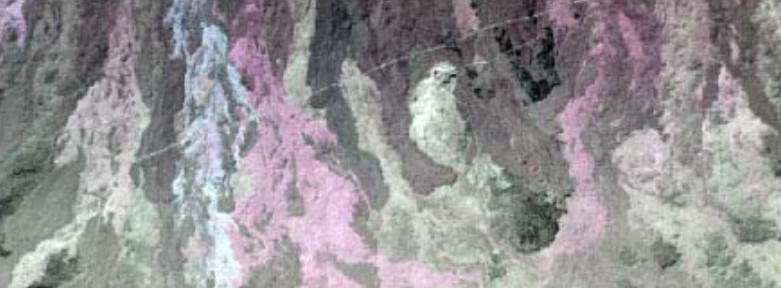
%> input picture RDV/TP2/monaloa.jpg, 781 x 288 px
$ octave --eval "exercice345;"   (GNU Octave 9; MATLAB toolbox functions it lacks are replaced by stand-ins)
%> lines starting %> are read from the running program, lines starting %| are printed output that depends on the picture
function exercice345()
    sRGB = imread("monaloa.jpg");
%> sRGB is the input picture: size 288x781x3 uint8; mean R, G, B 148.3, 145.7, 147.8
    subplot(1,3,1),
    imshow(sRGB);
    subplot(1,3,2),
    [H,S,I] = getHSI(sRGB);
    I = tonecurve(I);
    HSI = cat(3, H, S, I);
    imshow(HSI2uRGB(HSI));
    subplot(1,3,3),
    [H,S,I] = getHSI(sRGB);
    S = normalise(S);
    S = tonecurve(S);
    I = normalise(I);
    I = tonecurve(I);
    HSI = cat(3, H, S, I);
    imshow(HSI2uRGB(HSI));
end

function y = tonecurve(x)
    y = logsig(5*(2*x-1));
end

function Y = normalise(X)
    Y = X-min(X,[], "all");
    Y = Y/max(Y, [], "all");
end

function [H,S,I] = getHSI(sRGB)
    uRGB = double(sRGB)/255;
    uR = uRGB(:, :, 1);
    uG = uRGB(:, :, 2);
    uB = uRGB(:, :, 3);
    x = uR - 0.5*(uG + uB);
    y = (sqrt(3)/2)*(uG-uB);
    H = atan2(y,x);
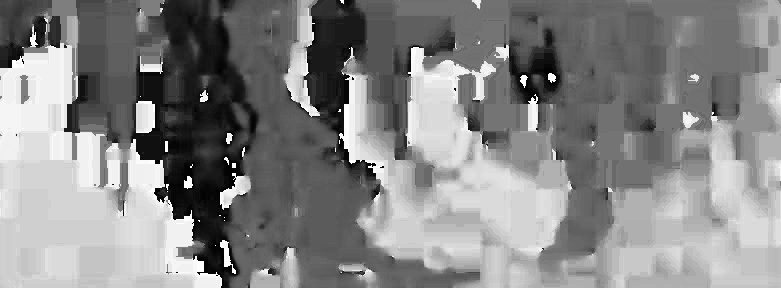
%> H: size 288x781 double; min -3.11, max 3.14, mean 0.187; drawn with min black and max white
    S = sqrt(x.^2+y.^2);
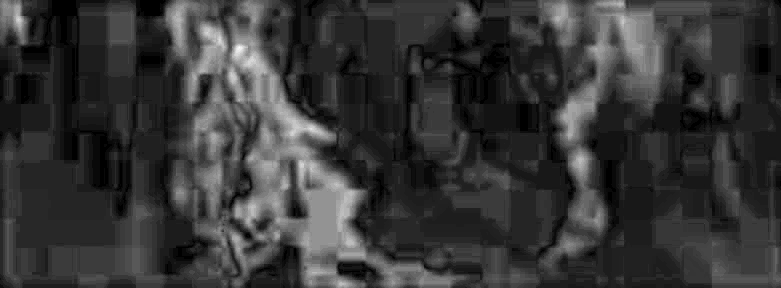
%> S: size 288x781 double; min 0, max 0.186, mean 0.0401; drawn with min black and max white
    I = (uR + uG + uB)/3;
end

function uRGB = HSI2uRGB(HSI)
    H = HSI(:, :, 1);
    S = HSI(:, :, 2);
    I = HSI(:, :, 3);
    x = S.*cos(H);
    y = S.*sin(H);
    uR = I + 2/3*x;
    uG = I - 1/3*x + 1/sqrt(3)*y;
    uB = I - 1/3*x - 1/sqrt(3)*y;
    uRGB = cat(3, uR, uG, uB);
end
%> in exercice345, `HSI = cat(3, H, S, I);`:
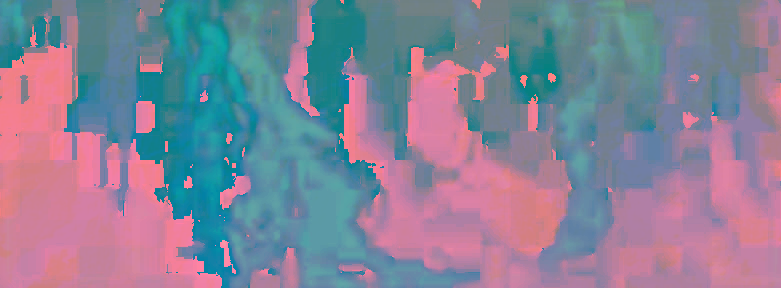
%> HSI: size 288x781x3 double; mean R, G, B 0.187, 0.117, 0.628; drawn with min black and max white
%> in HSI2uRGB (call 2), `x = S.*cos(H);`:
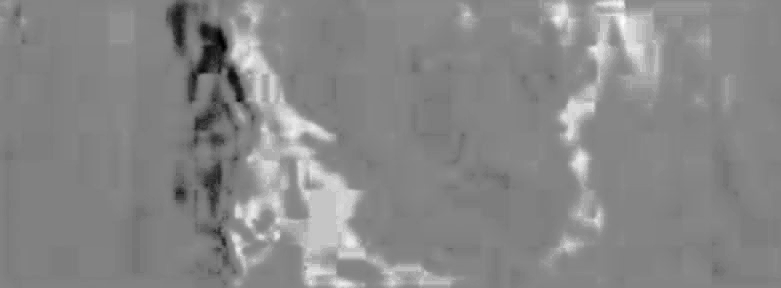
%> x: size 288x781 double; min -0.891, max 0.837, mean 0.0319; drawn with min black and max white
%> in HSI2uRGB (call 2), `y = S.*sin(H);`:
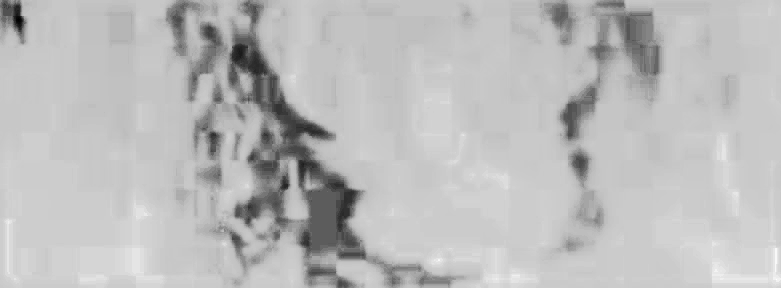
%> y: size 288x781 double; min -0.967, max 0.272, mean -0.0531; drawn with min black and max white
%> in HSI2uRGB (call 2), `uB = I - 1/3*x - 1/sqrt(3)*y;`:
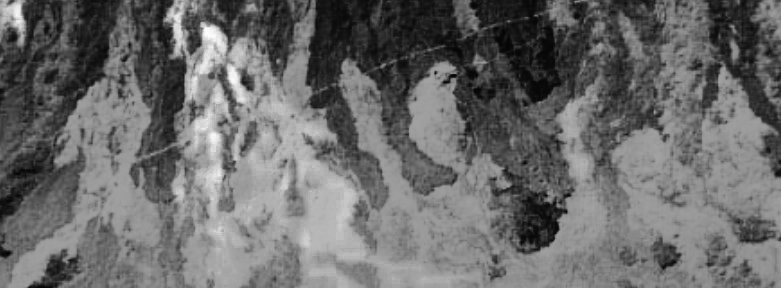
%> uB: size 288x781 double; min -0.0264, max 1.58, mean 0.648; drawn with min black and max white
%> in exercice345, `imshow(HSI2uRGB(HSI));`:
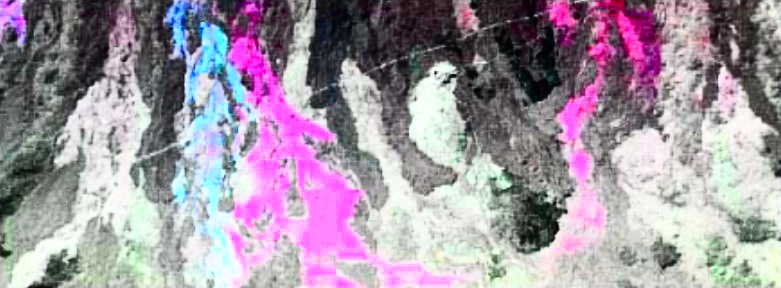
%> displayed picture: size 288x781x3, on the screen's scale of 0 to 255; mean R, G, B 161.7, 149.6, 162.5

$ run again, with RDV/TP2/shadows.jpg copied over RDV/TP2/monaloa.jpg
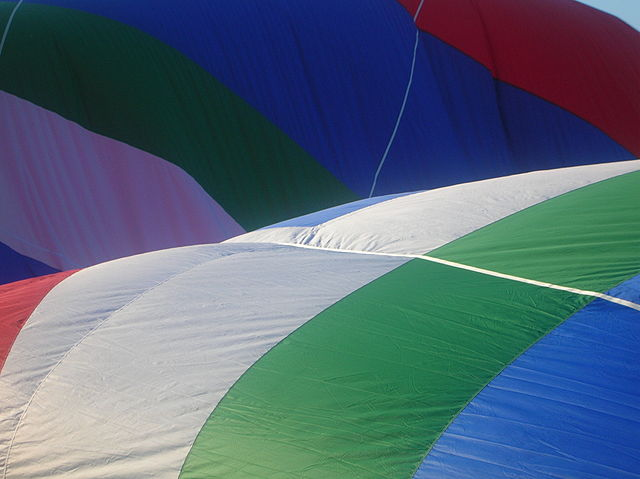
%> input picture RDV/TP2/shadows.jpg, 640 x 479 px
%> in exercice345, sRGB is the input picture: size 479x640x3 uint8; mean R, G, B 84, 102.4, 119.2
%> in HSI2uRGB (call 2), `uRGB = cat(3, uR, uG, uB);`:
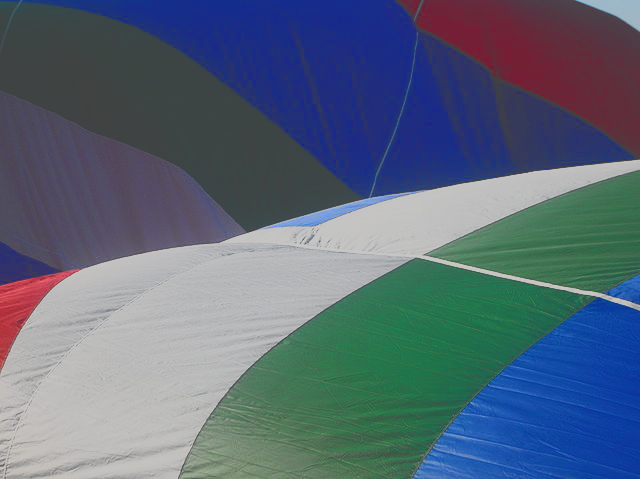
%> uRGB: size 479x640x3 double; mean R, G, B 0.178, 0.291, 0.423; drawn with min black and max white
%> in exercice345, `imshow(HSI2uRGB(HSI));`:
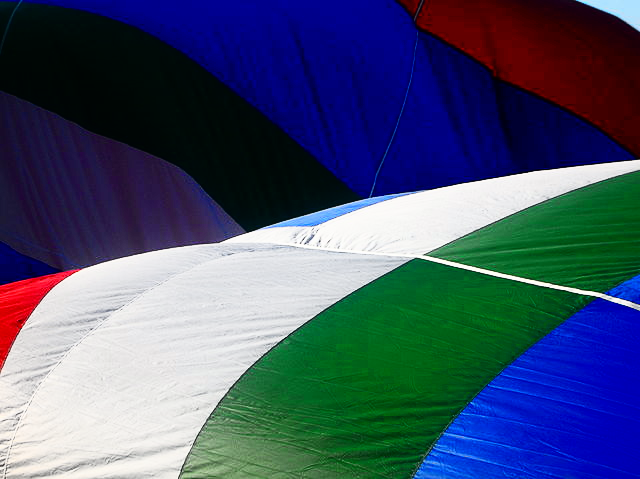
%> displayed picture: size 479x640x3, on the screen's scale of 0 to 255; mean R, G, B 67.9, 82.1, 108.4
